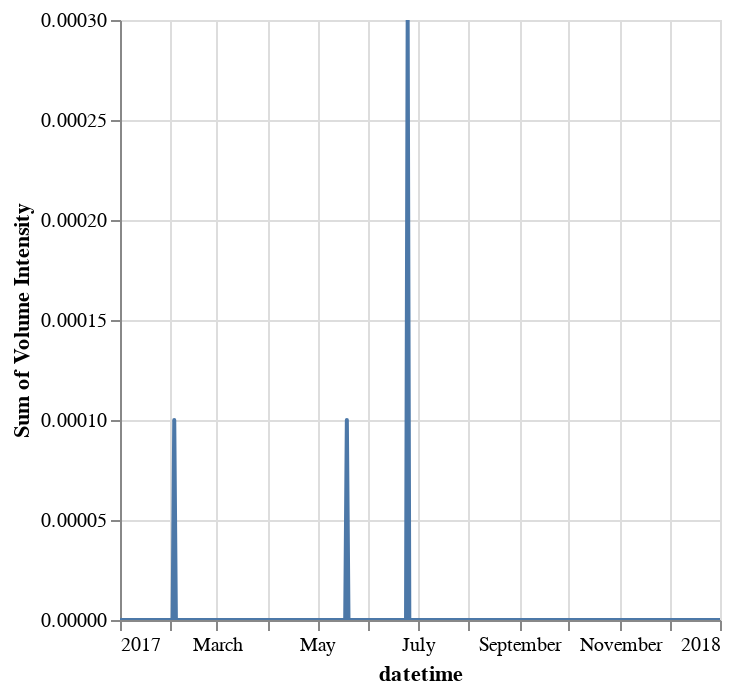

Write notebook code for a chart like this one.
### Code cell
DeepnoteChart(timeline, """{"layer":[{"layer":[{"mark":{"clip":true,"type":"trail","color":"#4c78a8","tooltip":true},"encoding":{"x":{"sort":"ascending","type":"temporal","field":"datetime","scale":{"type":"linear","zero":false}},"y":{"sort":null,"type":"quantitative","field":"Volume Intensity","scale":{"type":"linear","zero":false},"format":{"type":"default","decimals":null},"aggregate":"sum","formatType":"numberFormatFromNumberType"}}},{"mark":{"size":100,"type":"point","opacity":0,"tooltip":true},"encoding":{"x":{"sort":"ascending","type":"temporal","field":"datetime","scale":{"type":"linear","zero":false}},"y":{"sort":null,"type":"quantitative","field":"Volume Intensity","scale":{"type":"linear","zero":false},"format":{"type":"default","decimals":null},"aggregate":"sum","formatType":"numberFormatFromNumberType"}}}]}],"title":"","config":{"legend":{}},"$schema":"https://vega.github.io/schema/vega-lite/v5.json","encoding":{}}""")

### Figure 1 — Vega-Lite specification as saved in the notebook (floating-point values rounded to 4 significant figures; data arrays with more than 128 entries replaced by an {"elided": "..."} marker saying what was removed)
{"$schema": "https://vega.github.io/schema/vega-lite/v5.json", "encoding": {}, "layer": [{"layer": [{"mark": {"type": "trail", "tooltip": true, "color": "#4c78a8", "clip": true}, "encoding": {"x": {"field": "datetime", "type": "temporal", "sort": "ascending", "scale": {"zero": false, "type": "linear"}}, "y": {"field": "Volume Intensity", "type": "quantitative", "aggregate": "sum", "sort": null, "scale": {"zero": false, "type": "linear"}, "formatType": "numberFormatFromNumberType", "format": {"type": "default", "decimals": null}}}}, {"mark": {"type": "point", "tooltip": true, "size": 100, "opacity": 0}, "encoding": {"x": {"field": "datetime", "type": "temporal", "sort": "ascending", "scale": {"zero": false, "type": "linear"}}, "y": {"field": "Volume Intensity", "type": "quantitative", "aggregate": "sum", "sort": null, "scale": {"zero": false, "type": "linear"}, "formatType": "numberFormatFromNumberType", "format": {"type": "default", "decimals": null}}}}]}], "title": "", "config": {"legend": {}}, "data": {"values": {"elided": "364 records"}}}
